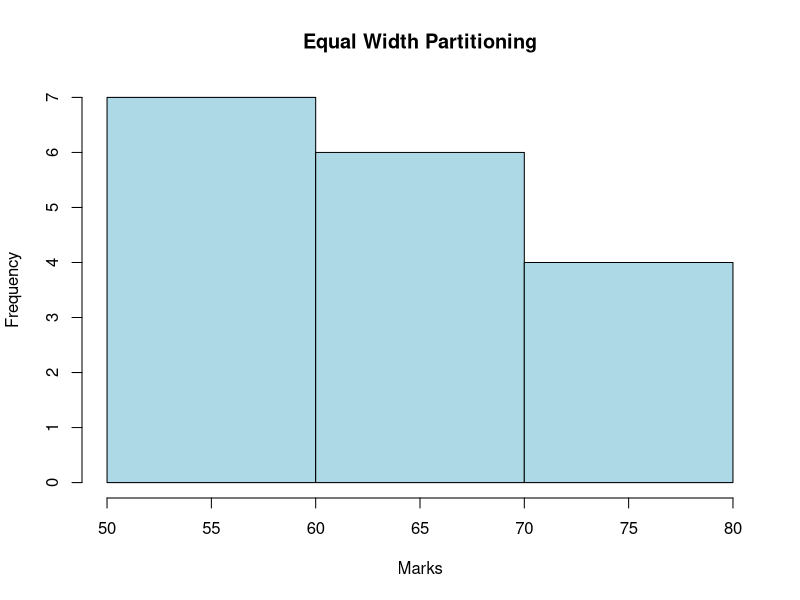

Write the R code that produced this figure.
marks <- c(55, 60, 71, 63, 55, 65, 50, 55, 58, 59, 61, 63, 65, 67, 71, 72, 75)
equal_freq_bins <- split(marks, cut(marks, quantile(marks, probs = seq(0, 1, 1/3)), include.lowest = TRUE))
equal_freq_bins
hist(marks, breaks = 3, main = "Equal Width Partitioning", xlab = "Marks", col = "lightblue")
